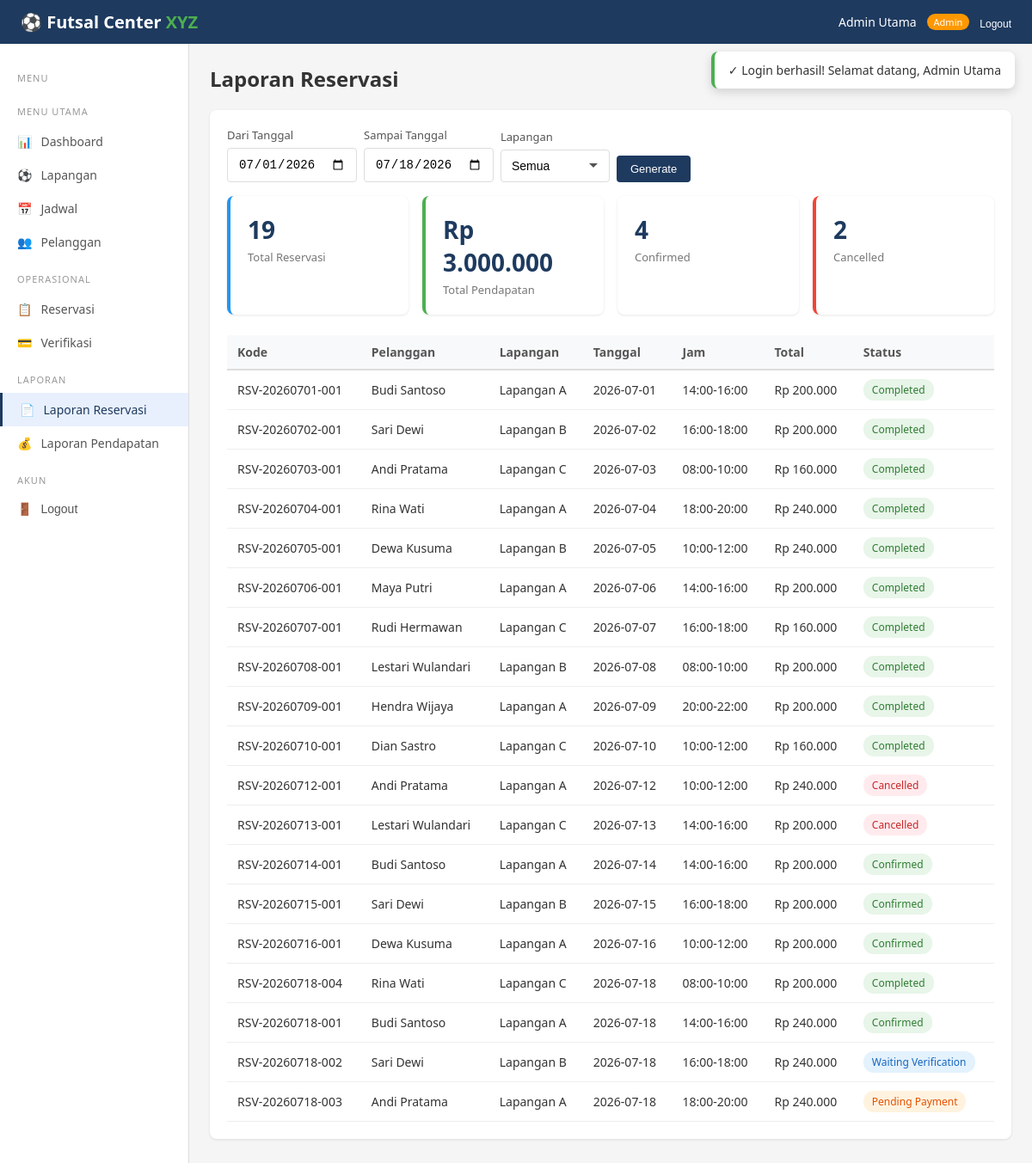
Screenshot of /admin/laporan_reservasi.php (signed in) with the database file from the repository.
### tables this page shows
CREATE TABLE users (
    id            INT AUTO_INCREMENT PRIMARY KEY,
    nama          VARCHAR(100)   NOT NULL,
    email         VARCHAR(100)   NOT NULL UNIQUE,
    password      VARCHAR(255)   NOT NULL,
    telepon       VARCHAR(20)    NOT NULL,
    alamat        TEXT           NULL,
    role          ENUM('pelanggan','admin','pemilik') NOT NULL DEFAULT 'pelanggan',
    status        ENUM('active','inactive') NOT NULL DEFAULT 'active',
    created_at    DATETIME       NOT NULL DEFAULT CURRENT_TIMESTAMP,
    updated_at    DATETIME       NOT NULL DEFAULT CURRENT_TIMESTAMP ON UPDATE CURRENT_TIMESTAMP,
    INDEX idx_email (email),
    INDEX idx_role  (role)
);

CREATE TABLE reservasi (
    id              INT AUTO_INCREMENT PRIMARY KEY,
    kode            VARCHAR(30)    NOT NULL UNIQUE,
    pelanggan_id    INT            NOT NULL,
    lapangan_id     INT            NOT NULL,
    tanggal         DATE           NOT NULL,
    jam_mulai       TIME           NOT NULL,
    jam_selesai     TIME           NOT NULL,
    durasi          INT            NOT NULL DEFAULT 1,
    total_biaya     INT            NOT NULL,
    catatan         TEXT           NULL,
    status          ENUM('pending_payment','waiting_verification','confirmed','completed','cancelled') NOT NULL DEFAULT 'pending_payment',
    created_at      DATETIME       NOT NULL DEFAULT CURRENT_TIMESTAMP,
    updated_at      DATETIME       NOT NULL DEFAULT CURRENT_TIMESTAMP ON UPDATE CURRENT_TIMESTAMP,
    FOREIGN KEY (pelanggan_id) REFERENCES users(id) ON DELETE RESTRICT,
    FOREIGN KEY (lapangan_id)  REFERENCES lapangan(id) ON DELETE RESTRICT,
    INDEX idx_kode (kode),
    INDEX idx_tanggal (tanggal),
    INDEX idx_status (status)
);

CREATE TABLE lapangan (
    id              INT AUTO_INCREMENT PRIMARY KEY,
    nama            VARCHAR(50)    NOT NULL,
    deskripsi       VARCHAR(255)   NOT NULL,
    tipe            ENUM('indoor','outdoor') NOT NULL DEFAULT 'indoor',
    tarif_weekday   INT            NOT NULL,
    tarif_weekend   INT            NOT NULL,
    status          ENUM('aktif','nonaktif') NOT NULL DEFAULT 'aktif',
    created_at      DATETIME       NOT NULL DEFAULT CURRENT_TIMESTAMP,
    updated_at      DATETIME       NOT NULL DEFAULT CURRENT_TIMESTAMP ON UPDATE CURRENT_TIMESTAMP
);

### admin/laporan_reservasi.php (the view, shortened to what this page needs)
<?php
require_once __DIR__ . '/../includes/layout.php';
renderLayout('admin', 'laporan-reservasi', function() {
    $pdo = db();
    $start = $_GET['start'] ?? date('Y-m-01');
    $end = $_GET['end'] ?? date('Y-m-d');
    $where = ["r.tanggal BETWEEN ? AND ?"];
    $params = [$start, $end];
    $whereClause = 'WHERE ' . implode(' AND ', $where);
    $stmt = $pdo->prepare("
        SELECT r.*, l.nama AS lapangan_nama, u.nama AS pelanggan_nama
        FROM reservasi r JOIN lapangan l ON r.lapangan_id = l.id JOIN users u ON r.pelanggan_id = u.id
        $whereClause ORDER BY r.tanggal, r.jam_mulai
    ");
    $stmt->execute($params);
    $list = $stmt->fetchAll();
    $totalRevenue = 0; $confirmed = 0; $cancelled = 0;
    foreach ($list as $r) {
        if (in_array($r['status'], ['confirmed','completed'])) $totalRevenue += $r['total_biaya'];
        if ($r['status'] === 'confirmed') $confirmed++;
        if ($r['status'] === 'cancelled') $cancelled++;
    }
    ?>
    <h2 style="margin-bottom:20px;">Laporan Reservasi</h2>
    <div class="card">
        <form method="GET" style="display:flex; gap:8px; margin-bottom:16px; flex-wrap:wrap; align-items:flex-end;">
            <div class="form-group" style="margin-bottom:0;"><label>Dari Tanggal</label><input type="date" name="start" class="form-control" value="<?php echo $start; ?>"></div>
            <div class="form-group" style="margin-bottom:0;"><label>Sampai Tanggal</label><input type="date" name="end" class="form-control" value="<?php echo $end; ?>"></div>
            <div class="form-group" style="margin-bottom:0;">
                <label>Lapangan</label>
                <select name="field_id" class="form-control"><option value="">Semua</option>
                </select>
            </div>
            <button type="submit" class="btn btn-primary">Generate</button>
        </form>
        <div class="stats-grid">
            <div class="stat-card blue"><div class="stat-value"><?php echo count($list); ?></div><div class="stat-label">Total Reservasi</div></div>
            <div class="stat-card green"><div class="stat-value"><?php echo formatRupiah($totalRevenue); ?></div><div class="stat-label">Total Pendapatan</div></div>
            <div class="stat-card"><div class="stat-value"><?php echo $confirmed; ?></div><div class="stat-label">Confirmed</div></div>
            <div class="stat-card red"><div class="stat-value"><?php echo $cancelled; ?></div><div class="stat-label">Cancelled</div></div>
        </div>
        <div class="table-container"><table>
            <tr><th>Kode</th><th>Pelanggan</th><th>Lapangan</th><th>Tanggal</th><th>Jam</th><th>Total</th><th>Status</th></tr>
            <?php foreach ($list as $r): ?>
            <tr>
                <td><?php echo $r['kode']; ?></td><td><?php echo sanitize($r['pelanggan_nama']); ?></td>
                <td><?php echo sanitize($r['lapangan_nama']); ?></td><td><?php echo $r['tanggal']; ?></td>
                <td><?php echo substr($r['jam_mulai'],0,5); ?>-<?php echo substr($r['jam_selesai'],0,5); ?></td>
                <td><?php echo formatRupiah($r['total_biaya']); ?></td><td><?php echo statusBadge($r['status']); ?></td>
            </tr>
            <?php endforeach; ?>
        </table></div>
    </div>
    <?php
});

### includes/layout.php (shortened to what this page needs)
<?php
require_once __DIR__ . '/../config.php';
function renderLayout($role, $activePage, $contentFn) {
    $user = currentUser();
    $navLinks = '';
    $sidebarItems = [];
    if ($role === 'pelanggan') {
        $navLinks = '
            <a href="pelanggan/jadwal.php">Jadwal</a>
            <a href="pelanggan/reservasi.php">Reservasi Saya</a>
            <div class="nav-user">
                <span class="user-name">' . sanitize($user['nama']) . '</span>
                <span class="user-role">Pelanggan</span>
                <form method="POST" action="proses.php" style="display:inline;">
                    <input type="hidden" name="action" value="logout">
                    <button type="submit" style="background:none;border:none;color:white;font-size:12px;cursor:pointer;">Logout</button>
                </form>
            </div>';
        $sidebarItems = [
            ['page'=>'dashboard', 'icon'=>'&#128202;', 'label'=>'Dashboard', 'href'=>'pelanggan/dashboard.php'],
            ['page'=>'jadwal', 'icon'=>'&#128197;', 'label'=>'Jadwal', 'href'=>'pelanggan/jadwal.php'],
            ['page'=>'reservasi', 'icon'=>'&#128203;', 'label'=>'Reservasi Saya', 'href'=>'pelanggan/reservasi.php'],
            ['page'=>'profil', 'icon'=>'&#128100;', 'label'=>'Profil', 'href'=>'pelanggan/profil.php'],
        ];
    } elseif ($role === 'admin') {
        $navLinks = '
            <div class="nav-user">
                <span class="user-name">' . sanitize($user['nama']) . '</span>
                <span class="user-role" style="background:#FF9800;">Admin</span>
                <form method="POST" action="proses.php" style="display:inline;">
                    <input type="hidden" name="action" value="logout">
                    <button type="submit" style="background:none;border:none;color:white;font-size:12px;cursor:pointer;">Logout</button>
                </form>
            </div>';
        $sidebarItems = [
            ['section'=>'Menu Utama'],
            ['page'=>'dashboard', 'icon'=>'&#128202;', 'label'=>'Dashboard', 'href'=>'admin/dashboard.php'],
            ['page'=>'lapangan', 'icon'=>'&#9917;', 'label'=>'Lapangan', 'href'=>'admin/lapangan.php'],
            ['page'=>'jadwal', 'icon'=>'&#128197;', 'label'=>'Jadwal', 'href'=>'admin/jadwal.php'],
            ['page'=>'pelanggan', 'icon'=>'&#128101;', 'label'=>'Pelanggan', 'href'=>'admin/pelanggan.php'],
            ['section'=>'Operasional'],
            ['page'=>'reservasi', 'icon'=>'&#128203;', 'label'=>'Reservasi', 'href'=>'admin/reservasi.php'],
            ['page'=>'verifikasi', 'icon'=>'&#128179;', 'label'=>'Verifikasi', 'href'=>'admin/verifikasi.php'],
            ['section'=>'Laporan'],
            ['page'=>'laporan-reservasi', 'icon'=>'&#128196;', 'label'=>'Laporan Reservasi', 'href'=>'admin/laporan_reservasi.php'],
            ['page'=>'laporan-pendapatan', 'icon'=>'&#128176;', 'label'=>'Laporan Pendapatan', 'href'=>'admin/laporan_pendapatan.php'],
        ];
    }
    ?>
    <!DOCTYPE html>
    <html lang="id">
    <head>
        <link rel="stylesheet" href="styles.css">
    </head>
    <body>
    <div id="toast-container" class="toast-container">
        <?php $flash = getFlash(); if ($flash): ?>
            <div class="toast <?php echo $flash['type']; ?>">
                <?php echo ($flash['type']==='success'?'&#10003;':($flash['type']==='error'?'&#10007;':'&#8505;')); ?>
                <?php echo sanitize($flash['message']); ?>
            </div>
        <?php endif; ?>
    </div>
    <nav class="navbar">
        <div class="logo"><a href="index.php" style="color:white;text-decoration:none;">&#9917; Futsal Center <span>XYZ</span></a></div>
        <div class="nav-links"><?php echo $navLinks; ?></div>
    </nav>
    <div class="layout">
        <div class="sidebar">
            <div class="menu-section">Menu</div>
            <?php foreach ($sidebarItems as $item): ?>
                <?php if (isset($item['section'])): ?>
                    <div class="menu-section"><?php echo $item['section']; ?></div>
                <?php else: ?>
                    <div class="menu-item <?php echo ($activePage === $item['page']) ? 'active' : ''; ?>">
                        <a href="<?php echo $item['href']; ?>" style="text-decoration:none;color:inherit;display:flex;align-items:center;gap:10px;">
                            <span><?php echo $item['icon']; ?></span> <?php echo $item['label']; ?>
                        </a>
                    </div>
                <?php endif; ?>
            <?php endforeach; ?>
            <div class="menu-section">Akun</div>
            <div class="menu-item">
                <form method="POST" action="proses.php" style="display:inline;">
                    <button type="submit" style="background:none;border:none;cursor:pointer;font-size:14px;color:#555;display:flex;align-items:center;gap:10px;">
                        <span>&#128682;</span> Logout
                    </button>
                </form>
            </div>
        </div>
        <div class="main-content">
            <?php $contentFn(); ?>
        </div>
    </div>
    </body>
    </html>
    <?php
}

### config.php (shortened to what this page needs)
<?php
function db() {
    static $pdo = null;
    if ($pdo === null) {
        try {
            $pdo = new PDO(
                "mysql:host=" . DB_HOST . ";dbname=" . DB_NAME . ";charset=utf8mb4",
                DB_USER, DB_PASS,
                [PDO::ATTR_ERRMODE => PDO::ERRMODE_EXCEPTION,
                 PDO::ATTR_DEFAULT_FETCH_MODE => PDO::FETCH_ASSOC,
                 PDO::ATTR_EMULATE_PREPARES => false]
            );
        } catch (PDOException $e) {
            die("Koneksi database gagal. Pastikan MySQL berjalan dan database 'futsal_xyz' sudah diimport.<br>Error: " . $e->getMessage());
        }
    }
    return $pdo;
}
function isLoggedIn() {
    return isset($_SESSION['user_id']);
}
function currentUser() {
    $stmt = db()->prepare("SELECT * FROM users WHERE id = ?");
    $stmt->execute([$_SESSION['user_id']]);
    return $stmt->fetch();
}
function sanitize($str) {
    return htmlspecialchars(trim($str), ENT_QUOTES, 'UTF-8');
}
function formatRupiah($n) {
    return 'Rp ' . number_format($n, 0, ',', '.');
}
function statusBadge($status) {
    $map = [
        'pending_payment'      => ['badge-warning', 'Pending Payment'],
        'waiting_verification' => ['badge-info', 'Waiting Verification'],
        'confirmed'            => ['badge-success', 'Confirmed'],
        'completed'            => ['badge-success', 'Completed'],
        'cancelled'            => ['badge-danger', 'Cancelled'],
    ];
    [$cls, $label] = $map[$status] ?? ['badge-secondary', $status];
    return "<span class=\"badge {$cls}\">{$label}</span>";
}
function getFlash() {
    if (isset($_SESSION['flash'])) {
        $flash = $_SESSION['flash'];
        return $flash;
    }
    return null;
}

### styles.css (style rules this page uses)
* { margin: 0; padding: 0; box-sizing: border-box; }
body { font-family: 'Segoe UI', Tahoma, Geneva, Verdana, sans-serif; background: #f5f5f5; color: #333; }
.navbar { background: #1e3a5f; color: white; padding: 12px 24px; display: flex; justify-content: space-between; align-items: center; position: sticky; top: 0; z-index: 100; }
.navbar .logo { font-size: 20px; font-weight: bold; }
.navbar .logo span { color: #4CAF50; }
.nav-links { display: flex; gap: 20px; align-items: center; }
.nav-user { display: flex; align-items: center; gap: 12px; }
.nav-user .user-name { font-size: 14px; }
.nav-user .user-role { font-size: 11px; background: #4CAF50; padding: 2px 8px; border-radius: 10px; }
.layout { display: flex; min-height: calc(100vh - 50px); }
.sidebar { width: 220px; background: #fff; border-right: 1px solid #ddd; padding: 16px 0; }
.sidebar .menu-item { padding: 0; cursor: pointer; font-size: 14px; color: #555; transition: all 0.2s; }
.sidebar .menu-item a, .sidebar .menu-item button { padding: 10px 20px; width: 100%; text-align: left; }
.sidebar .menu-item.active { background: #e8f0fe; color: #1e3a5f; border-left: 3px solid #1e3a5f; }
.sidebar .menu-section { padding: 16px 20px 8px; font-size: 11px; text-transform: uppercase; color: #999; letter-spacing: 1px; }
.main-content { flex: 1; padding: 24px; }
.card { background: white; border-radius: 8px; padding: 20px; margin-bottom: 16px; box-shadow: 0 1px 3px rgba(0,0,0,0.1); }
.stats-grid { display: grid; grid-template-columns: repeat(auto-fit, minmax(200px, 1fr)); gap: 16px; margin-bottom: 24px; }
.stat-card { background: white; border-radius: 8px; padding: 20px; box-shadow: 0 1px 3px rgba(0,0,0,0.1); }
.stat-card .stat-value { font-size: 28px; font-weight: 700; color: #1e3a5f; }
.stat-card .stat-label { font-size: 13px; color: #777; margin-top: 4px; }
.stat-card.green { border-left: 4px solid #4CAF50; }
.stat-card.blue { border-left: 4px solid #2196F3; }
.stat-card.red { border-left: 4px solid #f44336; }
.table-container { overflow-x: auto; }
table { width: 100%; border-collapse: collapse; font-size: 14px; }
th { background: #f8f9fa; padding: 10px 12px; text-align: left; font-weight: 600; color: #555; border-bottom: 2px solid #ddd; }
td { padding: 10px 12px; border-bottom: 1px solid #eee; }
.btn { padding: 8px 16px; border: none; border-radius: 4px; cursor: pointer; font-size: 13px; font-weight: 500; transition: all 0.2s; display: inline-flex; align-items: center; gap: 6px; text-decoration: none; }
.btn-primary { background: #1e3a5f; color: white; }
.badge { padding: 4px 10px; border-radius: 12px; font-size: 12px; font-weight: 500; display: inline-block; }
.badge-success { background: #e8f5e9; color: #2e7d32; }
.badge-warning { background: #fff3e0; color: #e65100; }
.badge-info { background: #e3f2fd; color: #1565c0; }
.badge-danger { background: #ffebee; color: #c62828; }
.form-group { margin-bottom: 16px; }
.form-group label { display: block; font-size: 13px; font-weight: 500; margin-bottom: 6px; color: #555; }
.form-control { width: 100%; padding: 10px 12px; border: 1px solid #ddd; border-radius: 4px; font-size: 14px; transition: border-color 0.2s; }
select.form-control { appearance: none; padding-right: 36px; }
.toast-container { position: fixed; top: 60px; right: 20px; z-index: 2000; }
.toast { background: white; border-radius: 8px; padding: 12px 16px; box-shadow: 0 4px 12px rgba(0,0,0,0.15); margin-bottom: 8px; display: flex; align-items: center; gap: 10px; font-size: 14px; animation: slideIn 0.3s ease; min-width: 280px; }
.toast.success { border-left: 4px solid #4CAF50; }

### rows the page displays
users: nama "Admin Utama"
reservasi: kode "RSV-20260701-001", pelanggan.nama "Budi Santoso", lapangan.nama "Lapangan A", tanggal "2026-07-01", jam_mulai "14:00", jam_selesai "16:00", total_biaya "Rp 200.000", label "Completed"
reservasi: kode "RSV-20260702-001", pelanggan.nama "Sari Dewi", lapangan.nama "Lapangan B", tanggal "2026-07-02", jam_mulai "16:00", jam_selesai "18:00", total_biaya "Rp 200.000", label "Completed"
reservasi: kode "RSV-20260703-001", pelanggan.nama "Andi Pratama", lapangan.nama "Lapangan C", tanggal "2026-07-03", jam_mulai "08:00", jam_selesai "10:00", total_biaya "Rp 160.000", label "Completed"
reservasi: kode "RSV-20260704-001", pelanggan.nama "Rina Wati", lapangan.nama "Lapangan A", tanggal "2026-07-04", jam_mulai "18:00", jam_selesai "20:00", total_biaya "Rp 240.000", label "Completed"
reservasi: kode "RSV-20260705-001", pelanggan.nama "Dewa Kusuma", lapangan.nama "Lapangan B", tanggal "2026-07-05", jam_mulai "10:00", jam_selesai "12:00", total_biaya "Rp 240.000", label "Completed"
reservasi: kode "RSV-20260706-001", pelanggan.nama "Maya Putri", lapangan.nama "Lapangan A", tanggal "2026-07-06", jam_mulai "14:00", jam_selesai "16:00", total_biaya "Rp 200.000", label "Completed"
reservasi: kode "RSV-20260707-001", pelanggan.nama "Rudi Hermawan", lapangan.nama "Lapangan C", tanggal "2026-07-07", jam_mulai "16:00", jam_selesai "18:00", total_biaya "Rp 160.000", label "Completed"
reservasi: kode "RSV-20260708-001", pelanggan.nama "Lestari Wulandari", lapangan.nama "Lapangan B", tanggal "2026-07-08", jam_mulai "08:00", jam_selesai "10:00", total_biaya "Rp 200.000", label "Completed"
reservasi: kode "RSV-20260709-001", pelanggan.nama "Hendra Wijaya", lapangan.nama "Lapangan A", tanggal "2026-07-09", jam_mulai "20:00", jam_selesai "22:00", total_biaya "Rp 200.000", label "Completed"
reservasi: kode "RSV-20260710-001", pelanggan.nama "Dian Sastro", lapangan.nama "Lapangan C", tanggal "2026-07-10", jam_mulai "10:00", jam_selesai "12:00", total_biaya "Rp 160.000", label "Completed"
reservasi: kode "RSV-20260712-001", pelanggan.nama "Andi Pratama", lapangan.nama "Lapangan A", tanggal "2026-07-12", jam_mulai "10:00", jam_selesai "12:00", total_biaya "Rp 240.000", label "Cancelled"
reservasi: kode "RSV-20260713-001", pelanggan.nama "Lestari Wulandari", lapangan.nama "Lapangan C", tanggal "2026-07-13", jam_mulai "14:00", jam_selesai "16:00", total_biaya "Rp 200.000", label "Cancelled"
reservasi: kode "RSV-20260714-001", pelanggan.nama "Budi Santoso", lapangan.nama "Lapangan A", tanggal "2026-07-14", jam_mulai "14:00", jam_selesai "16:00", total_biaya "Rp 200.000", label "Confirmed"
reservasi: kode "RSV-20260715-001", pelanggan.nama "Sari Dewi", lapangan.nama "Lapangan B", tanggal "2026-07-15", jam_mulai "16:00", jam_selesai "18:00", total_biaya "Rp 200.000", label "Confirmed"
reservasi: kode "RSV-20260716-001", pelanggan.nama "Dewa Kusuma", lapangan.nama "Lapangan A", tanggal "2026-07-16", jam_mulai "10:00", jam_selesai "12:00", total_biaya "Rp 200.000", label "Confirmed"
reservasi: kode "RSV-20260718-004", pelanggan.nama "Rina Wati", lapangan.nama "Lapangan C", tanggal "2026-07-18", jam_mulai "08:00", jam_selesai "10:00", total_biaya "Rp 200.000", label "Completed"
reservasi: kode "RSV-20260718-001", pelanggan.nama "Budi Santoso", lapangan.nama "Lapangan A", tanggal "2026-07-18", jam_mulai "14:00", jam_selesai "16:00", total_biaya "Rp 240.000", label "Confirmed"
reservasi: kode "RSV-20260718-002", pelanggan.nama "Sari Dewi", lapangan.nama "Lapangan B", tanggal "2026-07-18", jam_mulai "16:00", jam_selesai "18:00", total_biaya "Rp 240.000", label "Waiting Verification"
reservasi: kode "RSV-20260718-003", pelanggan.nama "Andi Pratama", lapangan.nama "Lapangan A", tanggal "2026-07-18", jam_mulai "18:00", jam_selesai "20:00", total_biaya "Rp 240.000", label "Pending Payment"

### other values shown
$flash['message'] "Login berhasil! Selamat datang, Admin Utama"
$item['section'] "MENU UTAMA"
$item['icon'] "📊"
$item['label'] "Dashboard"
$item['icon'] "⚽"
$item['label'] "Lapangan"
$item['icon'] "📅"
$item['label'] "Jadwal"
$item['icon'] "👥"
$item['label'] "Pelanggan"
$item['section'] "OPERASIONAL"
$item['icon'] "📋"
$item['label'] "Reservasi"
$item['icon'] "💳"
$item['label'] "Verifikasi"
